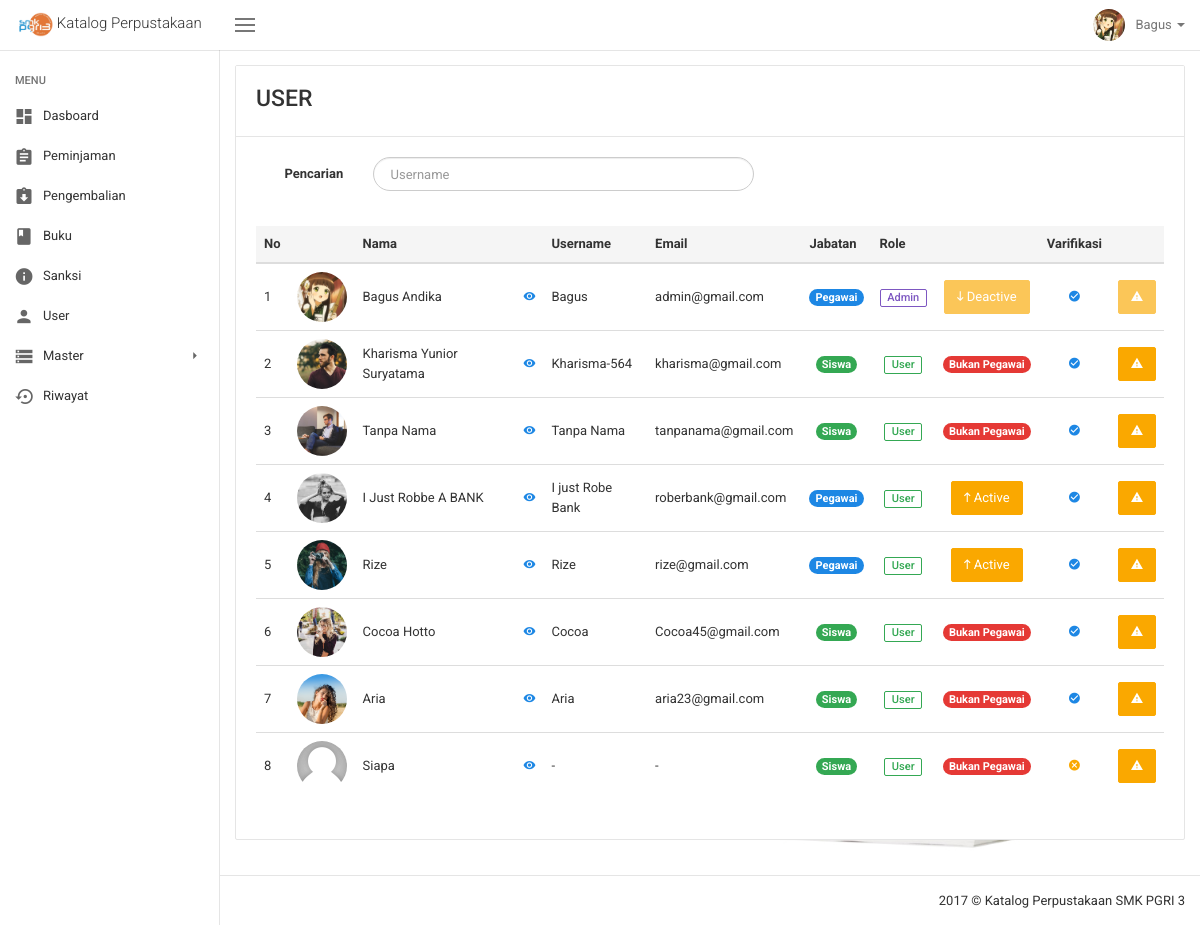
Before: /user.php (signed in) with the older database file.
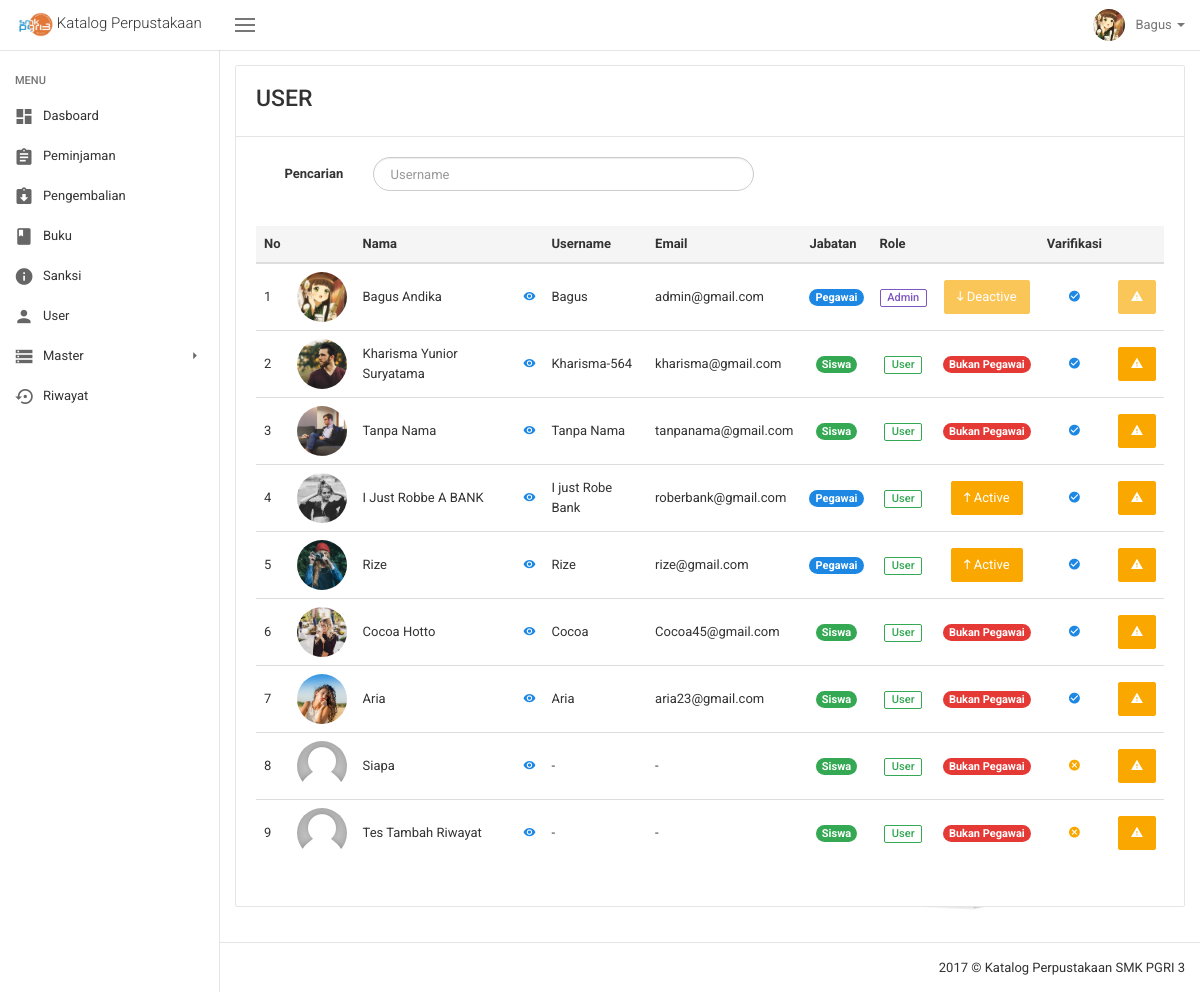
After: the same page with the newer database file.
### tables this page shows
CREATE TABLE `user` (
  `id_user` int(12) NOT NULL,
  `id_siswa_pegawai` varchar(225) NOT NULL,
  `username` varchar(225) NOT NULL,
  `email` varchar(225) NOT NULL,
  `password` varchar(225) NOT NULL,
  `verifikasi` enum('Sudah','Belum') NOT NULL,
  `role` enum('Admin','User') NOT NULL
);

CREATE TABLE `pegawai` (
  `NIP` varchar(225) NOT NULL,
  `nama_pegawai` varchar(225) NOT NULL,
  `foto_pegawai` text NOT NULL,
  `jabatan_pegawai` varchar(225) NOT NULL,
  `no_hp_pegawai` varchar(225) NOT NULL,
  `alamat_pegawai` text,
  `tgl_entri_pegawai` date NOT NULL
);

CREATE TABLE `siswa` (
  `NIS` varchar(225) NOT NULL,
  `nama_siswa` varchar(225) NOT NULL,
  `foto_siswa` text NOT NULL,
  `kelas` varchar(225) NOT NULL,
  `no_hp_siswa` varchar(225) NOT NULL,
  `alamat_siswa` text,
  `tgl_entri_siswa` date NOT NULL
);

### menu/header.php (called while the page is built, shortened)
<?php include('system/session.php');
  $query_login = "SELECT a.*, b.* FROM pegawai AS a INNER JOIN
                  user AS b WHERE email ='$_SESSION[email]' AND a.NIP = b.id_siswa_pegawai";
  $result_login = mysqli_query($con, $query_login);
  $data_login         = mysqli_fetch_assoc($result_login);
  $no_induk_login     = $data_login["id_siswa_pegawai"];
?>

### user.php (the view, shortened to what the changed rows need)
<!DOCTYPE html>
<html lang="en">
  <?php include('script/head_script.php') ?>
  <body class="layout layout-header-fixed layout-left-sidebar-fixed">
    <?php include('menu/header.php') ?>
    <div class="site-main">
      <div class="site-content">
        <div class="panel panel-default panel-table">
          <div class="panel-body">
            <br>
          <div class="table-responsive">
<?php
  $query = "SELECT * FROM user" ;
  $result = mysqli_query($con, $query);
?>
            <table class="table" id="myTable">
              <thead>
                <tr>
                  <th>No</th>
                  <th></th>
                  <th>Nama</th>
                  <th></th>
                  <th>Username</th>
                  <th>Email</th>
                  <th>Jabatan</th>
                  <th>Role</th>
                  <th></th>
                  <th>Varifikasi</th>
                  <th></th>
                </tr>
              </thead>
              <tbody>
<?php
  $no = 1;
  while($data = mysqli_fetch_assoc($result)){
    $query_siswa = "SELECT NIS FROM siswa WHERE NIS = '$data[id_siswa_pegawai]'";
    $result_siswa = mysqli_query($con, $query_siswa);
                echo '<tr>
                  <td>'.$no.'</td>
                  <td>';
                    if($result_siswa->num_rows == 1){
                    $query_foto_siswa = "SELECT foto_siswa FROM siswa WHERE NIS = '$data[id_siswa_pegawai]'";
                    $result_foto_siswa = mysqli_query($con, $query_foto_siswa);
                    $data_foto_siswa = mysqli_fetch_assoc($result_foto_siswa);
                        echo '<img class="img-circle" src="img/avatars/'.$data_foto_siswa['foto_siswa'].'" alt="" width="50" height="50">';
                    }else{
                      $query_foto_pegawai = "SELECT foto_pegawai FROM pegawai WHERE NIP = '$data[id_siswa_pegawai]'";
                      $result_foto_pegawai = mysqli_query($con, $query_foto_pegawai);
                      $data_foto_pegawai = mysqli_fetch_assoc($result_foto_pegawai);
                          echo '<img class="img-circle" src="img/avatars/'.$data_foto_pegawai['foto_pegawai'].'" alt="" width="50" height="50">';
                    }
                  echo '</td>
                  <td>';
                  if($result_siswa->num_rows == 1){
                    $query_nama_siswa = "SELECT NIS, nama_siswa FROM siswa WHERE NIS = '$data[id_siswa_pegawai]'";
                    $result_nama_siswa = mysqli_query($con, $query_nama_siswa);
                    $data_nama_siswa = mysqli_fetch_assoc($result_nama_siswa);
                      echo $data_nama_siswa['nama_siswa'];
                      echo '<td>
                      <a href="detail_siswa.php?no_induk='.$data_nama_siswa['NIS'].'">
                        <i class="zmdi zmdi-eye" data-toggle="tooltip" data-placement="top" title="" data-original-title="Profil Siswa"></i>
                      </a>
                      </td>';
                  }else{
                    $query_nama_pegawai = "SELECT NIP, nama_pegawai FROM pegawai WHERE NIP = '$data[id_siswa_pegawai]'";
                    $result_nama_pegawai = mysqli_query($con, $query_nama_pegawai);
                    $data_nama_pegawai = mysqli_fetch_assoc($result_nama_pegawai);
                        echo $data_nama_pegawai['nama_pegawai'];
                        if($data['id_siswa_pegawai'] == $no_induk_login){
                          echo '<td>
                          <a href="profil.php">
                            <i class="zmdi zmdi-eye" data-toggle="tooltip" data-placement="top" title="" data-original-title="Profil"></i>
                          </a>
                          </td>';
                        }else{
                        echo '<td>
                        <a href="detail_pegawai.php?no_induk='.$data_nama_pegawai['NIP'].'">
                          <i class="zmdi zmdi-eye"  data-toggle="tooltip" data-placement="top" title="" data-original-title="Profil Pegawai"></i>
                        </a>
                        </td>';
                        }
                  }
                echo '</td>
                  <td>'.$data['username'].'</td>
                  <td>'.$data['email'].'</td>
                  <td>
                    <div align="center">';
                        if($result_siswa->num_rows == 1){
                            echo '<span class="badge badge-success">Siswa</span>';
                        }else{
                            echo '<span class="badge badge-primary">Pegawai</span>';
                        }
                    echo'</div>
                    </td>
                  <td>
                    <div align="center">';
                    if($data['role'] == "Admin"){
                      echo '<span class="label label-outline-info">Admin</span>';
                    }else{
                      echo '<span class="label label-outline-success">User</span>';
                    }
                    echo '</div>
                  </td>
                  <td>
                    <div align="center">';
                    $query_siswa = "SELECT NIS FROM SISWA WHERE NIS = '$data[id_siswa_pegawai]'";
                    $result_siswa = mysqli_query($con, $query_siswa);
                        if($result_siswa->num_rows == 1){
                          echo '<span class="badge badge-danger">Bukan Pegawai</span>';
                        }else{
                            if($data['id_siswa_pegawai'] == $no_induk_login){
                                echo '<button onclick="role('.$data['id_siswa_pegawai'].')" type="button" class="btn btn-warning" disabled>
                                  <i class="zmdi zmdi-long-arrow-down"></i> Deactive
                                </button>';
                            }
                            else{
                              if($data['role'] == "Admin"){
                                echo '<button onclick="deactive('.$data['id_user'].')" type="button" class="btn btn-warning">
                                  <i class="zmdi zmdi-long-arrow-down"></i> Deactive
                                </button>';
                              }
                              else{
                                echo '<button onclick="active('.$data['id_user'].')" type="button" class="btn btn-warning">
                                  <i class="zmdi zmdi-long-arrow-up"></i> Active
                                </button>';
                              }
                            }
                        }
                    echo '</div>
                    </td>
                  <td>
                    <div align="center">';
                  if($data['verifikasi'] == "Sudah"){
                      echo '<i class="zmdi zmdi-check-circle zmdi-hc-fw" style="color:#1d87e4"></i>';
                  }else{
                      echo '<i class="zmdi zmdi-close-circle zmdi-hc-fw" style="color:#faa800"></i>';
                  }
                    echo '</div>
                  </td>
                  <td>';
                  if($data['id_siswa_pegawai'] == $no_induk_login){
                    echo '<button onclick="reset('.$data['id_user'].')" type="button" class="btn btn-warning" disabled>
                      <i class="zmdi zmdi-alert-triangle"></i>
                    </button>';
                  }else{
                    echo '<button onclick="reset('.$data['id_user'].')" type="button" class="btn btn-warning" data-toggle="tooltip" data-placement="top" title="" data-original-title="Reset Akun User">
                      <i class="zmdi zmdi-alert-triangle"></i>
                    </button>';
                  }
                  echo '</td>
                </tr>';
                $no++;
              }
?>
              </tbody>
            </table>
          </div>
        </div>
      </div>
    </div>
  </div>
</body>
</html>

Changed rows visible on the page:
added user: siswa.nama_siswa "Tes Tambah Riwayat", username "-", email "-", shows "Siswa", role "User", shows "Bukan Pegawai", verifikasi "Belum" (drawn)
